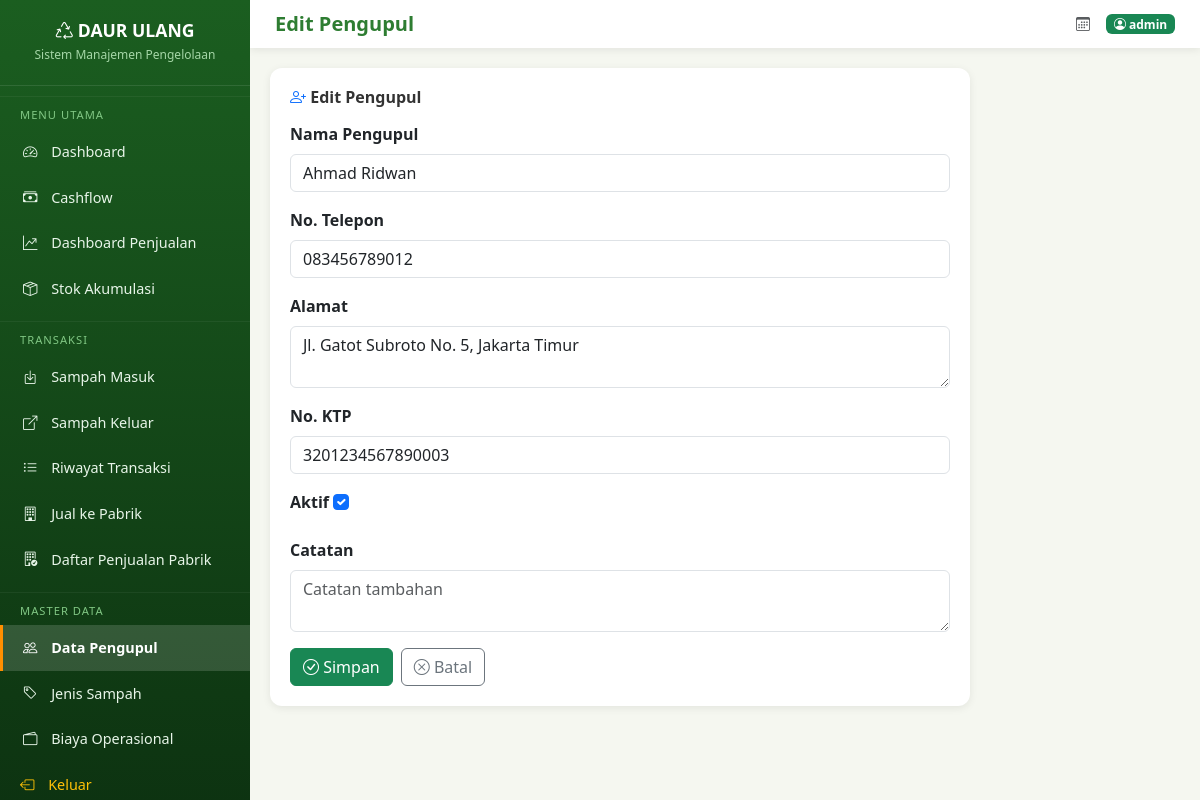
/waste/collectors/3/edit/ (signed in), run on the app's committed database.
### waste_mgmt/models.py (models this page shows, shortened)
class Collector(models.Model):
    name = models.CharField('Nama Pengupul', max_length=200)
    phone = models.CharField('No. Telepon', max_length=20, blank=True)
    address = models.TextField('Alamat', blank=True)
    id_card_number = models.CharField('No. KTP', max_length=30, blank=True)
    join_date = models.DateField('Tanggal Bergabung', auto_now_add=True)
    is_active = models.BooleanField('Aktif', default=True)
    notes = models.TextField('Catatan', blank=True)
    class Meta:
        ordering = ['name']
        verbose_name = 'Pengupul'
        verbose_name_plural = 'Data Pengupul'

### waste_mgmt/views.py (the view)
# urls.py: path('collectors/<int:pk>/edit/', views.collector_update, name='collector_update'),
@login_required
def collector_update(request, pk):
    collector = get_object_or_404(Collector, pk=pk)
    if request.method == 'POST':
        form = CollectorForm(request.POST, instance=collector)
        if form.is_valid():
            form.save()
            messages.success(request, 'Data pengupul berhasil diperbarui!')
            return redirect('waste:collector_list')
    else:
        form = CollectorForm(instance=collector)
    return render(request, 'waste_mgmt/collector_form.html', {
        'form': form, 'title': 'Edit Pengupul', 'collector': collector
    })

### waste_mgmt/forms.py
class CollectorForm(forms.ModelForm):
    class Meta:
        model = Collector
        fields = ['name', 'phone', 'address', 'id_card_number', 'is_active', 'notes']
        widgets = {
            'name': forms.TextInput(attrs={'class': 'form-control', 'placeholder': 'Nama lengkap pengupul'}),
            'phone': forms.TextInput(attrs={'class': 'form-control', 'placeholder': '08xxxxxxxxxx'}),
            'address': forms.Textarea(attrs={'class': 'form-control', 'rows': 2, 'placeholder': 'Alamat lengkap'}),
            'id_card_number': forms.TextInput(attrs={'class': 'form-control', 'placeholder': 'Nomor KTP'}),
            'is_active': forms.CheckboxInput(attrs={'class': 'form-check-input'}),
            'notes': forms.Textarea(attrs={'class': 'form-control', 'rows': 2, 'placeholder': 'Catatan tambahan'}),
        }

### templates/waste_mgmt/collector_form.html (shortened to what this page needs)
{% extends 'base.html' %}
{% block page_title %}{{ title }}{% endblock %}
{% block nav_collectors %}active{% endblock %}
{% block content %}
<div class="chart-container" style="max-width: 700px;">
    <h6><i class="bi bi-person-plus text-primary"></i> {{ title }}</h6>
    <form method="post">
        {% for field in form %}
        <div class="mb-3">
            <label for="{{ field.id_for_label }}" class="form-label fw-bold">{{ field.label }}</label>
            {{ field }}
        </div>
        {% endfor %}
        <div class="d-flex gap-2 mt-3">
            <button type="submit" class="btn btn-success">
                <i class="bi bi-check-circle"></i> Simpan
            </button>
            <a href="{% url 'waste:collector_list' %}" class="btn btn-outline-secondary">
                <i class="bi bi-x-circle"></i> Batal
            </a>
        </div>
    </form>
</div>
{% endblock %}

### templates/base.html (shortened to what this page needs)
<!DOCTYPE html>
<html lang="id">
<head>
    <link href="https://cdn.jsdelivr.net/npm/bootstrap@5.3.3/dist/css/bootstrap.min.css" rel="stylesheet">
    <link href="https://cdn.jsdelivr.net/npm/bootstrap-icons@1.11.3/font/bootstrap-icons.min.css" rel="stylesheet">
    <link href="/static/css/style.css" rel="stylesheet">
</head>
<body>
    {% if user.is_authenticated %}
    <div class="sidebar">
        <div class="brand">
            <h4><i class="bi bi-recycle"></i> DAUR ULANG</h4>
            <small>Sistem Manajemen Pengelolaan</small>
        </div>
        <div class="nav-section">MENU UTAMA</div>
        <nav class="nav flex-column">
            <a href="{% url 'waste:dashboard' %}" class="nav-link {% block nav_dashboard %}{% endblock %}">
                <i class="bi bi-speedometer2"></i> Dashboard
            </a>
            <a href="{% url 'waste:cashflow_dashboard' %}" class="nav-link {% block nav_cashflow %}{% endblock %}">
                <i class="bi bi-cash-stack"></i> Cashflow
            </a>
            <a href="{% url 'waste:sales_dashboard' %}" class="nav-link {% block nav_sales %}{% endblock %}">
                <i class="bi bi-graph-up-arrow"></i> Dashboard Penjualan
            </a>
            <a href="{% url 'waste:stock_view' %}" class="nav-link {% block nav_stock %}{% endblock %}">
                <i class="bi bi-box-seam"></i> Stok Akumulasi
            </a>
        </nav>
        <div class="nav-section">TRANSAKSI</div>
        <nav class="nav flex-column">
            <a href="{% url 'waste:transaction_in_create' %}" class="nav-link {% block nav_trans_in %}{% endblock %}">
                <i class="bi bi-box-arrow-in-down"></i> Sampah Masuk
            </a>
            <a href="{% url 'waste:transaction_out_create' %}" class="nav-link {% block nav_trans_out %}{% endblock %}">
                <i class="bi bi-box-arrow-up-right"></i> Sampah Keluar
            </a>
            <a href="{% url 'waste:transaction_list' %}" class="nav-link {% block nav_trans_list %}{% endblock %}">
                <i class="bi bi-list-ul"></i> Riwayat Transaksi
            </a>
            <a href="{% url 'waste:factory_sale_create' %}" class="nav-link {% block nav_factory_create %}{% endblock %}">
                <i class="bi bi-building"></i> Jual ke Pabrik
            </a>
            <a href="{% url 'waste:factory_sale_list' %}" class="nav-link {% block nav_factory_list %}{% endblock %}">
                <i class="bi bi-building-check"></i> Daftar Penjualan Pabrik
            </a>
        </nav>
        <div class="nav-section">MASTER DATA</div>
        <nav class="nav flex-column">
            <a href="{% url 'waste:collector_list' %}" class="nav-link {% block nav_collectors %}{% endblock %}">
                <i class="bi bi-people"></i> Data Pengupul
            </a>
            <a href="{% url 'waste:waste_type_list' %}" class="nav-link {% block nav_waste_types %}{% endblock %}">
                <i class="bi bi-tag"></i> Jenis Sampah
            </a>
            <a href="{% url 'waste:operational_cost_list' %}" class="nav-link {% block nav_opex %}{% endblock %}">
                <i class="bi bi-wallet2"></i> Biaya Operasional
            </a>
        </nav>
        <form action="{% url 'accounts:logout' %}" method="post">
            <button type="submit" class="nav-link text-warning" style="border: none; background: transparent; cursor: pointer; width: 100%; text-align: left;">
                <i class="bi bi-box-arrow-left"></i> Keluar
            </button>
        </form>
    </div>
    <div class="main-content">
        <div class="top-navbar">
            <div>
                <h5 class="mb-0" style="color: var(--primary-color); font-weight:700;">
                    {% block page_title %}Dashboard{% endblock %}
                </h5>
            </div>
            <div class="d-flex align-items-center gap-3">
                <small class="text-muted"><i class="bi bi-calendar3"></i> {{ today|default:'' }}</small>
                <span class="badge bg-success"><i class="bi bi-person-circle"></i> {{ user.username }}</span>
            </div>
        </div>
        {% block content %}{% endblock %}
    </div>
    {% else %}
    {% block login_content %}{% endblock %}
    {% endif %}
</body>
</html>

### static/css/style.css (style rules this page uses)
:root { --primary-color: #2e7d32; --primary-dark: #1b5e20; --primary-light: #4caf50; --accent-color: #ff8f00; --accent-light: #ffb300; --danger-color: #c62828; --bg-light: #f5f7f0; --sidebar-bg: #1b5e20; --sidebar-text: #e8f5e9; --card-shadow: 0 2px 8px rgba(0,0,0,0.08); }
body { background-color: var(--bg-light); font-family: 'Segoe UI', Tahoma, Geneva, Verdana, sans-serif; }
.sidebar { background: linear-gradient(180deg, var(--sidebar-bg) 0%, #0d3311 100%); min-height: 100vh; color: var(--sidebar-text); padding-top: 0; position: fixed; top: 0; left: 0; width: 250px; z-index: 1000; overflow-y: auto; }
.sidebar .brand { padding: 20px 15px; border-bottom: 1px solid rgba(255,255,255,0.1); text-align: center; }
.sidebar .brand h4 { color: #fff; font-weight: 700; margin: 0; font-size: 1.1rem; }
.sidebar .brand small { color: #a5d6a7; font-size: 0.75rem; }
.sidebar .nav-link { color: var(--sidebar-text); padding: 12px 20px; border-radius: 0; transition: all 0.2s; font-size: 0.9rem; border-left: 3px solid transparent; }
.sidebar .nav-link.active { background: rgba(255,255,255,0.15); color: #fff; border-left-color: var(--accent-color); font-weight: 600; }
.sidebar .nav-link i { margin-right: 10px; width: 20px; text-align: center; }
.sidebar .nav-section { padding: 10px 20px 5px; font-size: 0.7rem; text-transform: uppercase; letter-spacing: 1px; color: #81c784; margin-top: 10px; border-top: 1px solid rgba(255,255,255,0.05); }
.main-content { margin-left: 250px; padding: 20px; min-height: 100vh; }
.top-navbar { background: #fff; box-shadow: var(--card-shadow); padding: 12px 25px; margin: -20px -20px 20px; display: flex; justify-content: space-between; align-items: center; }
.chart-container { background: #fff; border-radius: 12px; box-shadow: var(--card-shadow); padding: 20px; margin-bottom: 20px; }
.chart-container h6 { color: #333; font-weight: 700; margin-bottom: 15px; }

### data on the page
Collector: form "Ahmad Ridwan" "083456789012" "Jl. Gatot Subroto No. 5, Jakarta Timur" "3201234567890003" "☑"

### other printed values
{{ title }} "Edit Pengupul"
{{ user.username }} "admin"
{{ field.label }} "Nama Pengupul" "No. Telepon" "Alamat" "No. KTP" "Aktif" "Catatan"
